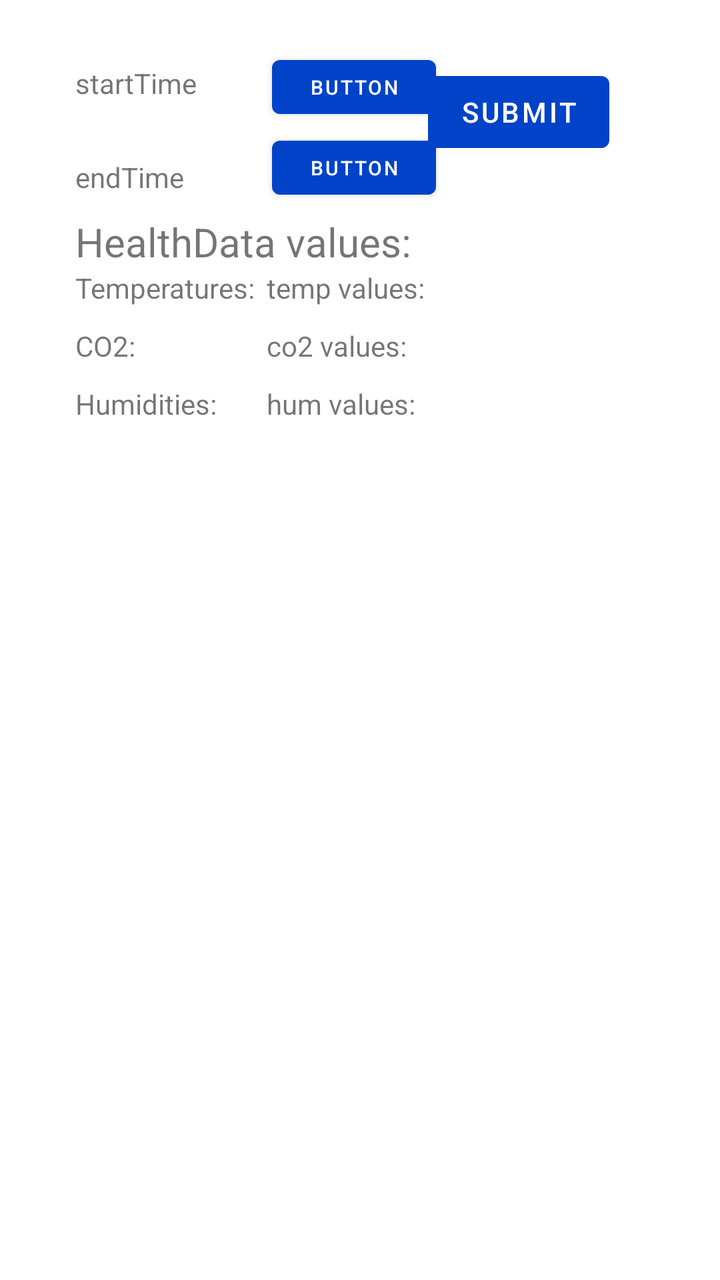
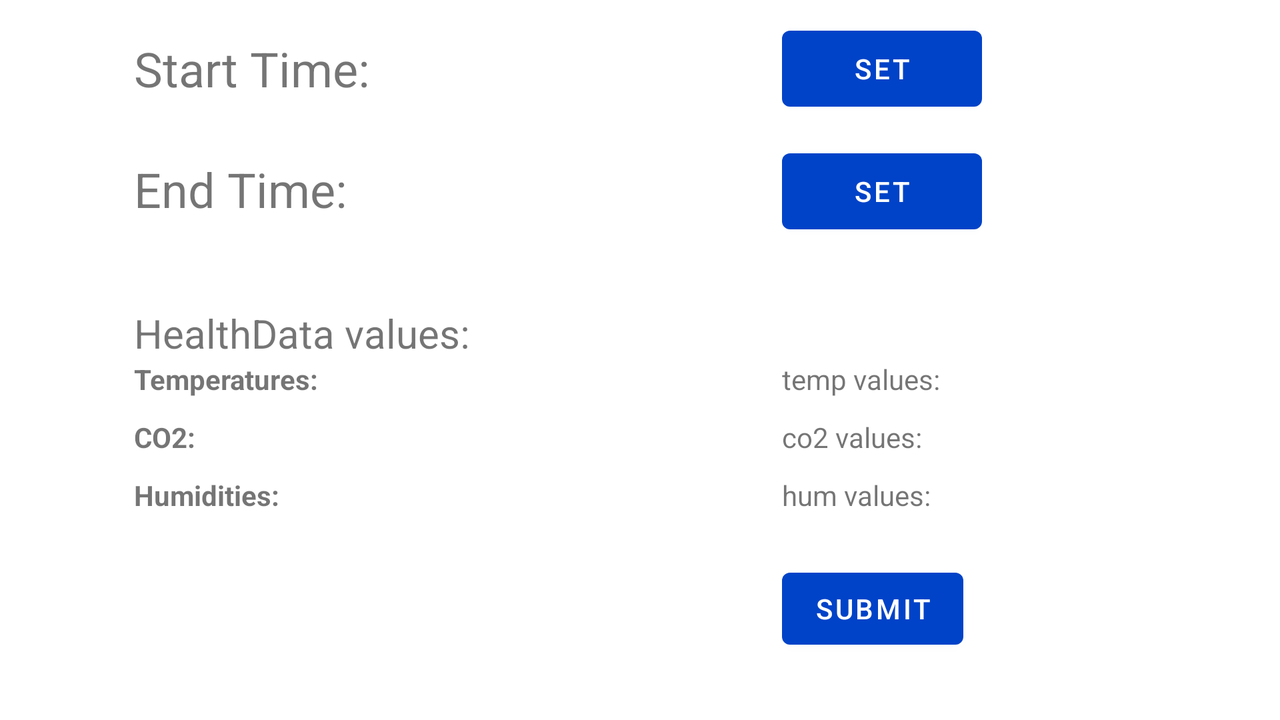

Compare how this app lays out the same screen by default and in its alternative resource folder. The renders come first, then the two layout files and the values they reference.
<!-- AndroidManifest.xml: application theme Theme.SEP4_Android -->
<!-- res/layout/fragment_home.xml -->
<?xml version="1.0" encoding="utf-8"?>
<androidx.constraintlayout.widget.ConstraintLayout xmlns:android="http://schemas.android.com/apk/res/android"
    xmlns:app="http://schemas.android.com/apk/res-auto"
    xmlns:tools="http://schemas.android.com/tools"
    android:layout_width="match_parent"
    android:layout_height="match_parent"
    tools:context=".ui.home.HomeFragment">

    <TextView
        android:id="@+id/text_home"
        android:layout_width="match_parent"
        android:layout_height="wrap_content"
        android:layout_marginStart="8dp"
        android:layout_marginTop="8dp"
        android:layout_marginEnd="8dp"
        android:textAlignment="center"
        android:textSize="20sp"
        app:layout_constraintBottom_toBottomOf="parent"
        app:layout_constraintEnd_toEndOf="parent"
        app:layout_constraintStart_toStartOf="parent"
        app:layout_constraintTop_toTopOf="parent" />

    
    <Button
        android:id="@+id/btn_submit"
        android:text="submit"
        android:layout_width="wrap_content"
        android:layout_height="wrap_content"
        app:layout_constraintBottom_toBottomOf="parent"
        app:layout_constraintEnd_toEndOf="parent"
        app:layout_constraintHorizontal_bias="0.795"
        app:layout_constraintStart_toStartOf="parent"
        app:layout_constraintTop_toTopOf="parent"
        app:layout_constraintVertical_bias="0.054" />

    

    <TextView
        android:id="@+id/tv_startTime"
        android:layout_width="wrap_content"
        android:layout_height="wrap_content"
        android:text="startTime"
        app:layout_constraintStart_toStartOf="@+id/firstVerticalLeft"
        app:layout_constraintTop_toTopOf="@+id/guideline11" />

    

    
    <TextView
        android:id="@+id/tv_endTime"
        android:layout_width="wrap_content"
        android:layout_height="wrap_content"
        android:layout_marginTop="28dp"
        android:text="endTime"
        app:layout_constraintStart_toStartOf="@+id/firstVerticalLeft"
        app:layout_constraintTop_toBottomOf="@+id/tv_startTime" />

    <TextView
        android:layout_width="wrap_content"
        android:layout_height="wrap_content"
        android:text="HealthData values: "
        android:textSize="20sp"
        app:layout_constraintBottom_toTopOf="@+id/firstHorizontalTop"
        app:layout_constraintStart_toStartOf="@+id/firstVerticalLeft" />


    
    <TextView
        android:id="@+id/textTemperature"
        android:layout_width="wrap_content"
        android:layout_height="wrap_content"
        android:text="Temperatures: "
        app:layout_constraintStart_toStartOf="@+id/firstVerticalLeft"
        app:layout_constraintTop_toTopOf="@+id/firstHorizontalTop" />

    <TextView
        android:id="@+id/tv_temperatures"
        android:layout_width="wrap_content"
        android:layout_height="wrap_content"
        android:text="temp values: "
        app:layout_constraintStart_toStartOf="@+id/secondVerticalLeft"
        app:layout_constraintTop_toTopOf="@+id/textTemperature" />

    
    <TextView
        android:id="@+id/textCO2"
        android:layout_width="wrap_content"
        android:layout_height="wrap_content"
        android:layout_marginTop="10dp"
        android:text="CO2: "
        app:layout_constraintStart_toStartOf="@+id/firstVerticalLeft"
        app:layout_constraintTop_toBottomOf="@+id/textTemperature" />

    <TextView
        android:id="@+id/tv_co2"
        android:layout_width="wrap_content"
        android:layout_height="wrap_content"
        android:text="co2 values:"
        app:layout_constraintStart_toStartOf="@+id/secondVerticalLeft"
        app:layout_constraintTop_toTopOf="@+id/textCO2" />


    
    <TextView
        android:id="@+id/textHumidities"
        android:layout_width="wrap_content"
        android:layout_height="wrap_content"
        android:layout_marginTop="10dp"
        android:text="Humidities: "
        app:layout_constraintStart_toStartOf="@+id/firstVerticalLeft"
        app:layout_constraintTop_toBottomOf="@+id/textCO2" />

    <TextView
        android:id="@+id/tv_humidity"
        android:layout_width="wrap_content"
        android:layout_height="wrap_content"
        android:text="hum values: "
        app:layout_constraintStart_toStartOf="@+id/secondVerticalLeft"
        app:layout_constraintTop_toTopOf="@+id/textHumidities" />


    
    <androidx.constraintlayout.widget.Guideline
        android:id="@+id/firstVerticalLeft"
        android:layout_width="wrap_content"
        android:layout_height="wrap_content"
        android:orientation="vertical"
        app:layout_constraintGuide_percent="0.10462287" />

    <androidx.constraintlayout.widget.Guideline
        android:id="@+id/secondVerticalLeft"
        android:layout_width="wrap_content"
        android:layout_height="wrap_content"
        android:orientation="vertical"
        app:layout_constraintGuide_percent="0.37" />

    <androidx.constraintlayout.widget.Guideline
        android:id="@+id/firstHorizontalTop"
        android:layout_width="wrap_content"
        android:layout_height="wrap_content"
        android:orientation="horizontal"
        app:layout_constraintGuide_percent="0.21" />

    <androidx.constraintlayout.widget.Guideline
        android:id="@+id/guideline11"
        android:layout_width="wrap_content"
        android:layout_height="wrap_content"
        android:orientation="horizontal"
        app:layout_constraintGuide_percent="0.05" />

    <Button
        android:id="@+id/btn_endDate"
        android:layout_width="82dp"
        android:layout_height="39dp"
        android:layout_marginStart="136dp"
        android:text="Button"
        android:textSize="10sp"
        app:layout_constraintBottom_toBottomOf="parent"
        app:layout_constraintEnd_toStartOf="@+id/btn_submit"
        app:layout_constraintHorizontal_bias="0.0"
        app:layout_constraintStart_toStartOf="parent"
        app:layout_constraintTop_toTopOf="parent"
        app:layout_constraintVertical_bias="0.107"
        tools:ignore="TouchTargetSizeCheck" />

    <Button
        android:id="@+id/btn_startDate"
        android:layout_width="82dp"
        android:layout_height="39dp"
        android:layout_marginStart="136dp"
        android:text="Button"
        android:textSize="10sp"
        app:layout_constraintBottom_toBottomOf="parent"
        app:layout_constraintEnd_toStartOf="@+id/btn_submit"
        app:layout_constraintHorizontal_bias="0.0"
        app:layout_constraintStart_toStartOf="parent"
        app:layout_constraintTop_toTopOf="parent"
        app:layout_constraintVertical_bias="0.04"
        tools:ignore="TouchTargetSizeCheck" />

</androidx.constraintlayout.widget.ConstraintLayout>
<!-- resources referenced by this layout -->
<resources>
  <style name="Theme.SEP4_Android" parent="Theme.MaterialComponents.DayNight.DarkActionBar">
          
          <item name="colorPrimary">@color/blue_200</item>
          <item name="colorPrimaryVariant">@color/purple_700</item>
          <item name="colorOnPrimary">@color/white</item>
          
          <item name="colorSecondary">@color/teal_200</item>
          <item name="colorSecondaryVariant">@color/teal_700</item>
          <item name="colorOnSecondary">@color/black</item>
          
          <item name="android:statusBarColor" tools:targetApi="l">?attr/colorPrimaryVariant</item>
          
      </style>
  <color name="blue_200">#0043C8</color>
  <color name="purple_700">#FF3700B3</color>
  <color name="white">#FFFFFFFF</color>
  <color name="teal_200">#FF03DAC5</color>
  <color name="teal_700">#FF018786</color>
  <color name="black">#FF000000</color>
</resources>
<!-- res/layout-land/fragment_home.xml (the repository's variant of the layout above) -->
<!-- drawn on the phone turned sideways -->
<?xml version="1.0" encoding="utf-8"?>
<androidx.constraintlayout.widget.ConstraintLayout xmlns:android="http://schemas.android.com/apk/res/android"
    xmlns:app="http://schemas.android.com/apk/res-auto"
    xmlns:tools="http://schemas.android.com/tools"
    android:layout_width="match_parent"
    android:layout_height="match_parent"
    tools:context=".ui.home.HomeFragment">

    <TextView
        android:id="@+id/text_home"
        android:layout_width="match_parent"
        android:layout_height="wrap_content"
        android:layout_marginStart="8dp"
        android:layout_marginTop="8dp"
        android:layout_marginEnd="8dp"
        android:textAlignment="center"
        android:textSize="20sp"
        app:layout_constraintBottom_toBottomOf="parent"
        app:layout_constraintEnd_toEndOf="parent"
        app:layout_constraintStart_toStartOf="parent"
        app:layout_constraintTop_toTopOf="parent" />

    

    

    


    

    <Button
        android:id="@+id/btn_submit"
        android:layout_width="wrap_content"
        android:layout_height="wrap_content"
        android:text="submit"
        app:layout_constraintBottom_toBottomOf="parent"
        app:layout_constraintStart_toStartOf="@+id/secondVerticalLeft"
        app:layout_constraintTop_toTopOf="parent"
        app:layout_constraintVertical_bias="0.898" />

    <TextView
        android:id="@+id/tv_startTime"
        android:layout_width="wrap_content"
        android:layout_height="wrap_content"
        android:width="275dp"
        android:text="Start Time:"
        android:textSize="24sp"
        app:layout_constraintStart_toStartOf="@+id/firstVerticalLeft"
        app:layout_constraintTop_toTopOf="@+id/guideline11" />

    <TextView
        android:id="@+id/tv_endTime"
        android:layout_width="wrap_content"
        android:layout_height="wrap_content"
        android:layout_marginTop="28dp"
        android:width="275dp"
        android:text="End Time:"
        android:textSize="24sp"
        app:layout_constraintStart_toStartOf="@+id/firstVerticalLeft"
        app:layout_constraintTop_toBottomOf="@+id/tv_startTime" />

    <TextView
        android:layout_width="wrap_content"
        android:layout_height="wrap_content"
        android:text="HealthData values: "
        android:textSize="20sp"
        app:layout_constraintBottom_toTopOf="@+id/firstHorizontalTop"
        app:layout_constraintStart_toStartOf="@+id/firstVerticalLeft" />


    
    <TextView
        android:id="@+id/textTemperature"
        android:layout_width="wrap_content"
        android:layout_height="wrap_content"
        android:text="Temperatures: "
        android:textStyle="bold"
        app:layout_constraintStart_toStartOf="@+id/firstVerticalLeft"
        app:layout_constraintTop_toTopOf="@+id/firstHorizontalTop" />

    <TextView
        android:id="@+id/tv_temperatures"
        android:layout_width="wrap_content"
        android:layout_height="wrap_content"
        android:text="temp values: "
        app:layout_constraintStart_toStartOf="@+id/secondVerticalLeft"
        app:layout_constraintTop_toTopOf="@+id/textTemperature" />

    
    <TextView
        android:id="@+id/textCO2"
        android:layout_width="wrap_content"
        android:layout_height="wrap_content"
        android:layout_marginTop="10dp"
        android:text="CO2: "
        android:textStyle="bold"
        app:layout_constraintStart_toStartOf="@+id/firstVerticalLeft"
        app:layout_constraintTop_toBottomOf="@+id/textTemperature" />

    <TextView
        android:id="@+id/tv_co2"
        android:layout_width="wrap_content"
        android:layout_height="wrap_content"
        android:text="co2 values:"
        app:layout_constraintStart_toStartOf="@+id/secondVerticalLeft"
        app:layout_constraintTop_toTopOf="@+id/textCO2" />


    
    <TextView
        android:id="@+id/textHumidities"
        android:layout_width="wrap_content"
        android:layout_height="wrap_content"
        android:layout_marginTop="10dp"
        android:text="Humidities: "
        android:textStyle="bold"
        app:layout_constraintStart_toStartOf="@+id/firstVerticalLeft"
        app:layout_constraintTop_toBottomOf="@+id/textCO2" />

    <TextView
        android:id="@+id/tv_humidity"
        android:layout_width="wrap_content"
        android:layout_height="wrap_content"
        android:text="hum values: "
        app:layout_constraintStart_toStartOf="@+id/secondVerticalLeft"
        app:layout_constraintTop_toTopOf="@+id/textHumidities" />


    
    <androidx.constraintlayout.widget.Guideline
        android:id="@+id/firstVerticalLeft"
        android:layout_width="wrap_content"
        android:layout_height="wrap_content"
        android:orientation="vertical"
        app:layout_constraintGuide_percent="0.10462287" />

    <androidx.constraintlayout.widget.Guideline
        android:id="@+id/secondVerticalLeft"
        android:layout_width="wrap_content"
        android:layout_height="wrap_content"
        android:orientation="vertical"
        app:layout_constraintGuide_begin="391dp" />

    <androidx.constraintlayout.widget.Guideline
        android:id="@+id/firstHorizontalTop"
        android:layout_width="wrap_content"
        android:layout_height="wrap_content"
        android:orientation="horizontal"
        app:layout_constraintGuide_percent="0.5" />

    <androidx.constraintlayout.widget.Guideline
        android:id="@+id/guideline11"
        android:layout_width="wrap_content"
        android:layout_height="wrap_content"
        android:orientation="horizontal"
        app:layout_constraintGuide_percent="0.05" />

    <Button
        android:id="@+id/btn_endDate"
        android:layout_width="100dp"
        android:layout_height="50dp"
        android:text="SET"
        android:textSize="14sp"
        app:layout_constraintBottom_toBottomOf="@+id/tv_endTime"
        app:layout_constraintStart_toStartOf="@+id/secondVerticalLeft"
        app:layout_constraintTop_toTopOf="@+id/tv_endTime"
        app:layout_constraintVertical_bias="0.444"
        tools:ignore="TouchTargetSizeCheck" />

    <Button
        android:id="@+id/btn_startDate"
        android:layout_width="100dp"
        android:layout_height="50dp"
        android:text="SET"
        android:textSize="14sp"
        app:layout_constraintBottom_toBottomOf="@+id/tv_startTime"
        app:layout_constraintStart_toStartOf="@+id/secondVerticalLeft"
        app:layout_constraintTop_toTopOf="@+id/tv_startTime"
        tools:ignore="TouchTargetSizeCheck" />

</androidx.constraintlayout.widget.ConstraintLayout>
